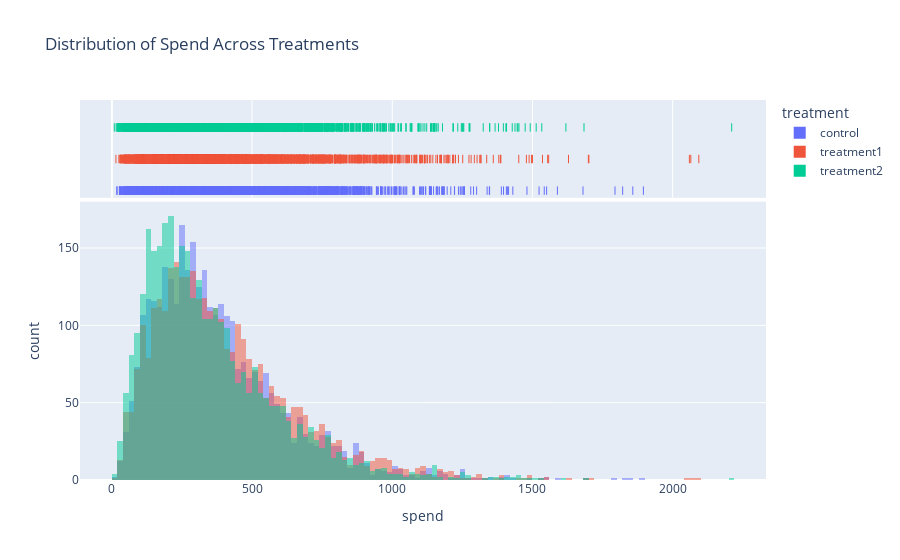

The code cell stored with this chart in its notebook:
### Markdown cell above
## Dataset Creation: Simulating a randomized experiment with user defined treatment effects

### Code cell
np.random.seed(4567)
n = 10000

### Generate Some Fake Data
age = pd.Series(np.random.randint(low = 18, high = 72, size = n), name = 'age', dtype = 'int64')
data_b = pd.Series(np.random.poisson(lam = 1.001, size = n), name = 'b')
gender = pd.Series(np.random.choice(a = ['male','female','other'], size = n, p = [.49,.48,.03]), name = 'gender', dtype = 'category')
married = pd.Series(np.random.choice(a = [True,False], size = n, p = [.4,.6]), name = 'married', dtype = 'boolean')
treatment = pd.Series(np.random.choice(a = ['control','treatment1','treatment2'], size = n, p = [.333,.333,.334]), name = 'treatment', dtype = 'category')

data = pd.concat([age ,gender ,married ,treatment], axis = 1)

# Generate target variable and amke dependant upon Age
data['spend'] = 14 + 20*np.log(data.age)*np.random.chisquare(df = 5, size =n)

# Generate treatment effects (in percent terms)
real_effect_1 = .05
real_effect_2 = -.08 

treatment1 = data.loc[data['treatment']=='treatment1', 'spend']
treatment1 = treatment1*np.random.normal(loc = 1 + real_effect_1,scale = .15, size =len(treatment1))

treatment2 = data.loc[data['treatment']=='treatment2', 'spend']
treatment2 = treatment2*np.random.normal(loc = 1 + real_effect_2, scale = .2, size =len(treatment2))

data.loc[data['treatment']=='treatment1','spend'] = treatment1
data.loc[data['treatment']=='treatment2','spend'] = treatment2

fig = px.histogram(data, 
    x = 'spend', 
    color = 'treatment',
    marginal = 'rug',
    title = 'Distribution of Spend Across Treatments',
    opacity= .50)
fig.update_layout(barmode = 'overlay')
fig.show()

### Figure 1 — Plotly figure (JSON) as saved in the notebook; plotly's stock layout.template omitted (floating-point values rounded to 4 significant figures; data arrays with more than 128 entries replaced by an {"elided": "..."} marker saying what was removed)
{"data": [{"alignmentgroup": "True", "bingroup": "x", "hovertemplate": "treatment=control<br>spend=%{x}<br>count=%{y}<extra></extra>", "legendgroup": "control", "marker": {"color": "#636efa", "opacity": 0.5, "pattern": {"shape": ""}}, "name": "control", "offsetgroup": "control", "orientation": "v", "showlegend": true, "type": "histogram", "x": {"elided": "3299 float values"}, "xaxis": "x", "yaxis": "y"}, {"alignmentgroup": "True", "boxpoints": "all", "fillcolor": "rgba(255,255,255,0)", "hoveron": "points", "hovertemplate": "treatment=control<br>spend=%{x}<extra></extra>", "jitter": 0, "legendgroup": "control", "line": {"color": "rgba(255,255,255,0)"}, "marker": {"color": "#636efa", "symbol": "line-ns-open"}, "name": "control", "offsetgroup": "control", "showlegend": false, "type": "box", "x": {"elided": "3299 float values"}, "xaxis": "x2", "yaxis": "y2"}, {"alignmentgroup": "True", "bingroup": "x", "hovertemplate": "treatment=treatment1<br>spend=%{x}<br>count=%{y}<extra></extra>", "legendgroup": "treatment1", "marker": {"color": "#EF553B", "opacity": 0.5, "pattern": {"shape": ""}}, "name": "treatment1", "offsetgroup": "treatment1", "orientation": "v", "showlegend": true, "type": "histogram", "x": {"elided": "3302 float values"}, "xaxis": "x", "yaxis": "y"}, {"alignmentgroup": "True", "boxpoints": "all", "fillcolor": "rgba(255,255,255,0)", "hoveron": "points", "hovertemplate": "treatment=treatment1<br>spend=%{x}<extra></extra>", "jitter": 0, "legendgroup": "treatment1", "line": {"color": "rgba(255,255,255,0)"}, "marker": {"color": "#EF553B", "symbol": "line-ns-open"}, "name": "treatment1", "offsetgroup": "treatment1", "showlegend": false, "type": "box", "x": {"elided": "3302 float values"}, "xaxis": "x2", "yaxis": "y2"}, {"alignmentgroup": "True", "bingroup": "x", "hovertemplate": "treatment=treatment2<br>spend=%{x}<br>count=%{y}<extra></extra>", "legendgroup": "treatment2", "marker": {"color": "#00cc96", "opacity": 0.5, "pattern": {"shape": ""}}, "name": "treatment2", "offsetgroup": "treatment2", "orientation": "v", "showlegend": true, "type": "histogram", "x": {"elided": "3399 float values"}, "xaxis": "x", "yaxis": "y"}, {"alignmentgroup": "True", "boxpoints": "all", "fillcolor": "rgba(255,255,255,0)", "hoveron": "points", "hovertemplate": "treatment=treatment2<br>spend=%{x}<extra></extra>", "jitter": 0, "legendgroup": "treatment2", "line": {"color": "rgba(255,255,255,0)"}, "marker": {"color": "#00cc96", "symbol": "line-ns-open"}, "name": "treatment2", "offsetgroup": "treatment2", "showlegend": false, "type": "box", "x": {"elided": "3399 float values"}, "xaxis": "x2", "yaxis": "y2"}], "layout": {"barmode": "overlay", "legend": {"title": {"text": "treatment"}, "tracegroupgap": 0}, "title": {"text": "Distribution of Spend Across Treatments"}, "xaxis": {"anchor": "y", "domain": [0, 1], "title": {"text": "spend"}}, "xaxis2": {"anchor": "y2", "domain": [0, 1], "matches": "x", "showgrid": true, "showticklabels": false}, "yaxis": {"anchor": "x", "domain": [0, 0.7326], "title": {"text": "count"}}, "yaxis2": {"anchor": "x2", "domain": [0.7426, 1], "matches": "y2", "showgrid": false, "showline": false, "showticklabels": false, "ticks": ""}}}
